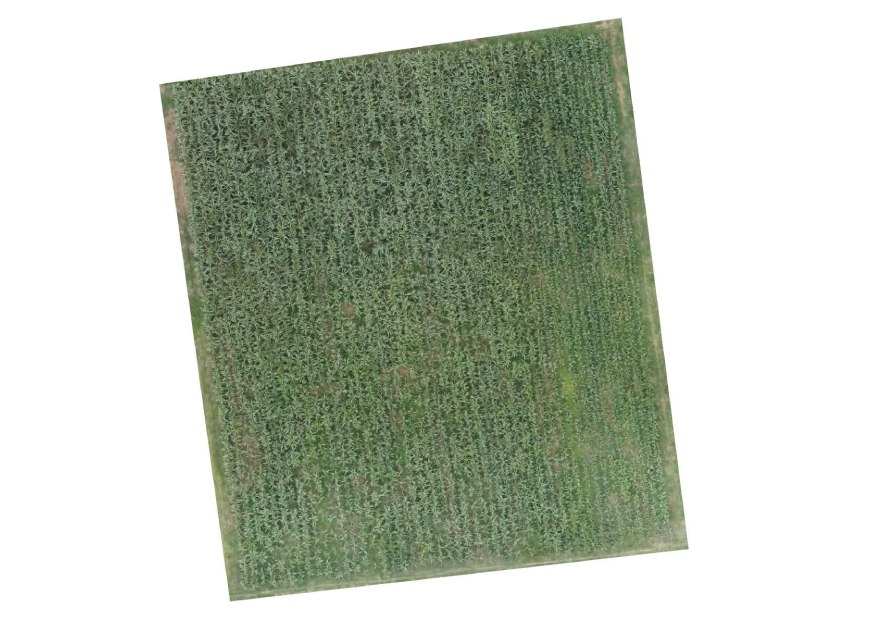
#> input picture Tebu 11.jpg, 3509 x 2480 px, found by its file name (shown at 1/4 size)
$ jupyter execute 'source code project akhir.ipynb'   (shell and % lines are left out)   (older library calls are emulated)
#> lines starting #> are read from the running program, lines starting #| are printed output that depends on the picture; after the words box and inside, x2 and y2 are one past the last pixel; in counts of white or black regions, pixels touching at a corner belong together; long printed decimals are rounded
# project akhir

[cell 1]
from google.colab import drive
drive.mount('/content/drive')

[cell 2]
# Masukan Libraries
import cv2
import numpy as np

import matplotlib.pyplot as plt

[cell 3]
# masukan gambar yang ingin dihitung
filename = '/content/drive/MyDrive/tebu jpg/Tebu 11.jpg'

[cell 4]
image = cv2.imread(filename)
#> image is the input picture: shape (2480, 3509, 3); mean B, G, R 180.2, 194.7, 186.6
plt.imshow(image)

[cell 5]
hsv_image = cv2.cvtColor(image, cv2.COLOR_BGR2HSV)
#> hsv_image: shape (2480, 3509, 3); mean H, S, V 21.8, 32.2, 194.7
plt.imshow(hsv_image, cmap='hsv')

[cell 6]
threshold, binary_image = cv2.threshold(hsv_image[:, :, 2], 120, 210, cv2.THRESH_BINARY | cv2.THRESH_OTSU)
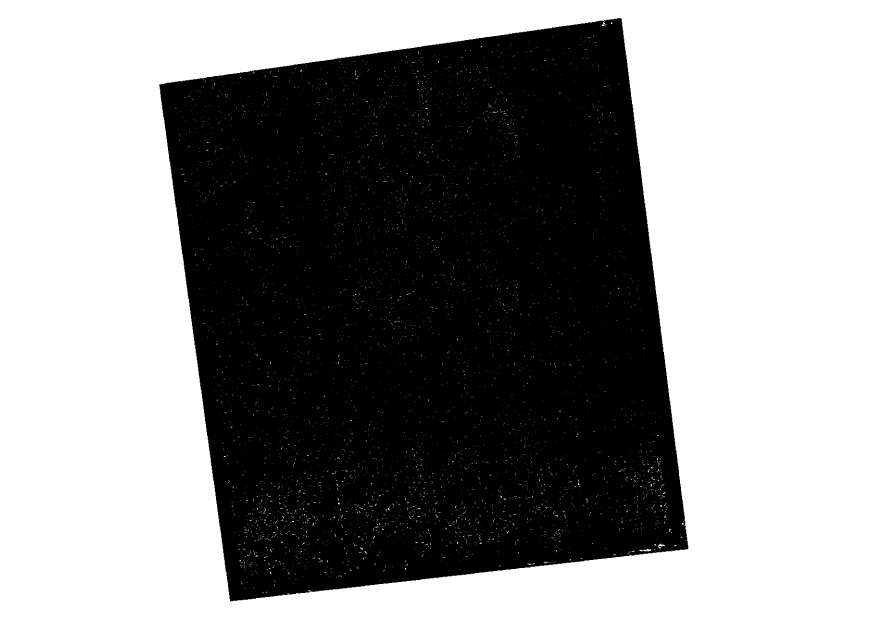
#> binary_image: shape (2480, 3509) (shown at 1/4 size); values 0 (black) and 210 (white), 55.2% white; 31 black regions (30 under 20 px), largest, box (x1, y1, x2, y2) and area: (637, 73, 2753, 2405) 3898072
#> threshold = 187
plt.imshow(binary_image, cmap='binary')

Range was found by searching different values

OTSU performed better than other methods

The output image consists of pixel value 0 for the tress and 1 for the background

[cell 7]
from skimage import filters
import numpy as np

image_denoised = filters.median(binary_image, selem=np.ones((5, 5)))
#> image_denoised: shape (2480, 3509); values 0 (black) and 210 (white), 54.9% white; 1 black region, box (x1, y1, x2, y2) and area: (637, 73, 2753, 2405) 3923660
plt.imshow(image_denoised, cmap='binary')

Better than the previous plot..!!

[cell 8]
binary_image = image_denoised

[cell 9]
kernel = np.ones((4, 4), dtype='uint8')
print(kernel)
plt.imshow(kernel, cmap='binary')
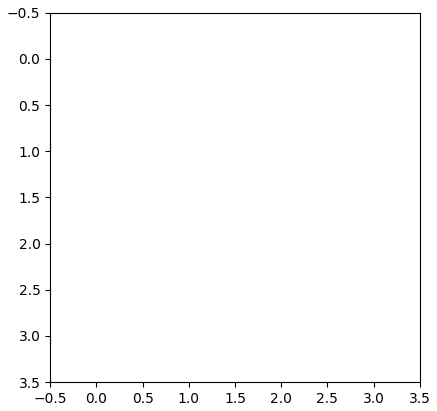
#> figure drawn by matplotlib, 1 panel

[cell 10]
morph_closed_image = cv2.morphologyEx(binary_image, cv2.MORPH_CLOSE, kernel)
#> morph_closed_image: shape (2480, 3509); values 0 (black) and 210 (white), 54.9% white; 1 black region, box (x1, y1, x2, y2) and area: (638, 74, 2754, 2406) 3923619
plt.imshow(morph_closed_image, cmap='binary')

[cell 11]
dist_transform_image = cv2.distanceTransform(morph_closed_image, cv2.DIST_L2, cv2.DIST_MASK_PRECISE)
plt.imshow(dist_transform_image, cmap='binary')

[cell 12]
border_size = 25
dist_border = cv2.copyMakeBorder(dist_transform_image, border_size, border_size, border_size, border_size,
                                cv2.BORDER_CONSTANT | cv2.BORDER_ISOLATED, 0)
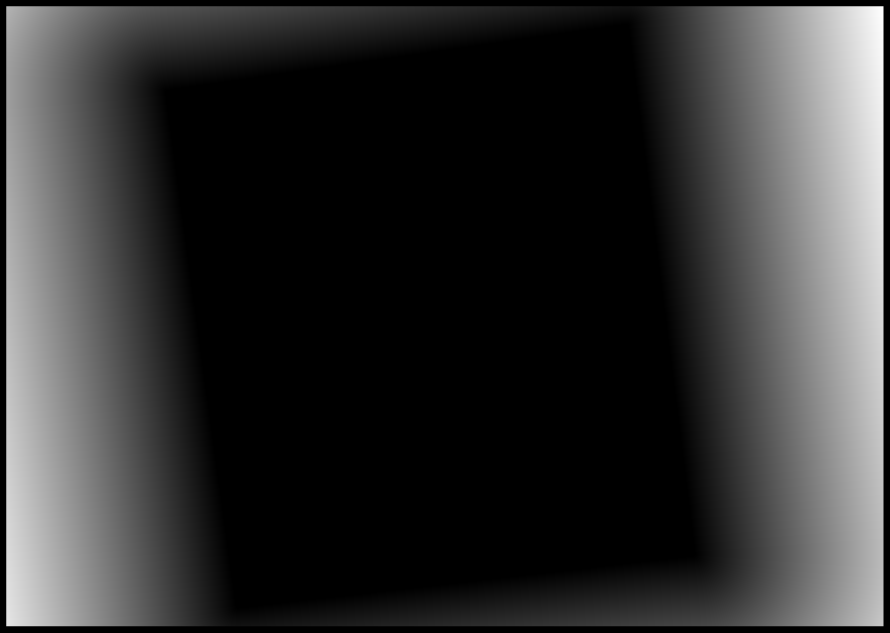
#> dist_border: shape (2530, 3559) float32 (shown at 1/4 size); min 0, max 1022.5, mean 198.2; drawn with min black and max white
plt.imshow(dist_border, cmap='binary')

Let's perform some template matching now. I have extracted image of a single tree choosen at random from the image..

It is saved as template.jpg

[cell 13]
gap = 8

template_file = cv2.imread('/content/drive/MyDrive/tebu jpg/Uji tebu.jpg')
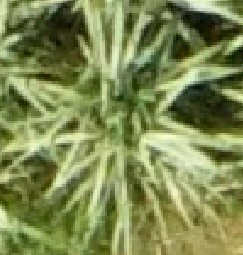
#> input picture Uji tebu.jpg, 243 x 255 px, found by its file name
#> template_file is the input picture: shape (255, 243, 3); mean B, G, R 82.3, 137.8, 126.7
template_file = cv2.resize(template_file, (64, 64))
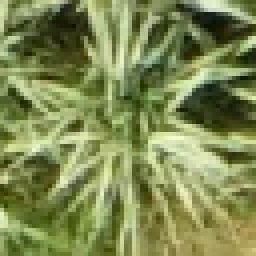
#> template_file: shape (64, 64, 3) (shown 4 times larger); mean B, G, R 82.3, 137.8, 126.6
template_file = cv2.cvtColor(template_file, cv2.COLOR_BGR2HSV)
#> template_file: shape (64, 64, 3); mean H, S, V 36.5, 117, 138.2

_, kernel2 = cv2.threshold(template_file[:, :, 2], 120, 210, cv2.THRESH_BINARY | cv2.THRESH_OTSU)
#> kernel2: shape (64, 64); values 0 (black) and 210 (white), 53.4% white; 46 black regions (34 under 20 px), largest, box (x1, y1, x2, y2) and area: (29, 0, 64, 38) 683, (1, 0, 26, 25) 366, (0, 38, 24, 61) 273

# median filtering the teamplate also..!!

image_denoised = filters.median(kernel2, selem=np.ones((5, 5)))
#> image_denoised: shape (64, 64); values 0 (black) and 210 (white), 56.8% white; 16 black regions (8 under 20 px), largest, box (x1, y1, x2, y2) and area: (29, 0, 64, 36) 768, (2, 0, 26, 25) 363, (0, 39, 22, 59) 282
plt.imshow(image_denoised, cmap='binary')

Loaded the template file and converted it to HSV channel and did the same thresholding done to the original image to get the template that we can use for matching with the actual image.!!

Also, applied some denoising with median filter.. - Perfromed better than without filtering

[cell 14]
kernel2 = image_denoised

[cell 15]
# for the opencv to consider the kernal template we made it must be a binary image with 0 and 1
# let's convert the pixel values to 0's and 1's - ofcourse there are better methods :D

for i in range(len(kernel2)):
    for j in range(len(kernel2[i])):
        if kernel2[i][j] != 0:
            kernel2[i][j] = 1
#> this loop made 64 passes

[cell 16]
# let's give some padding to our template - chosen after some trial and error.!!
kernel2 = cv2.copyMakeBorder(kernel2, gap, gap, gap, gap, cv2.BORDER_CONSTANT | cv2.BORDER_ISOLATED, 0)
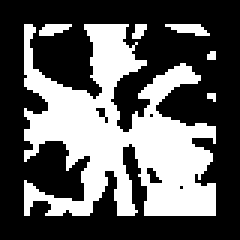
#> kernel2: shape (80, 80) (shown 3 times larger); values 0 (black) and 1 (white), 36.4% white; 6 white regions (3 under 20 px), largest, box (x1, y1, x2, y2) and area: (8, 8, 72, 72) 2226, (55, 8, 70, 12) 38, (13, 8, 24, 12) 31
plt.imshow(kernel2, cmap='binary')

[cell 17]
# let's now apply distance transform on the template..!!
dist_trans_template = cv2.distanceTransform(kernel2, cv2.DIST_L2, cv2.DIST_MASK_PRECISE)
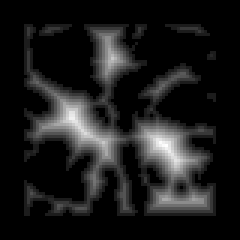
#> dist_trans_template: shape (80, 80) float32 (shown 3 times larger); min 0, max 9.06, mean 0.993; drawn with min black and max white
plt.imshow(dist_trans_template, cmap='binary')

[cell 18]
# Finally, now we can try to match our template - not on the actual image but on the outputs of distance transforms
# simply because it is working better.!!
template_matched = cv2.matchTemplate(dist_border, dist_trans_template, cv2.TM_CCOEFF_NORMED)
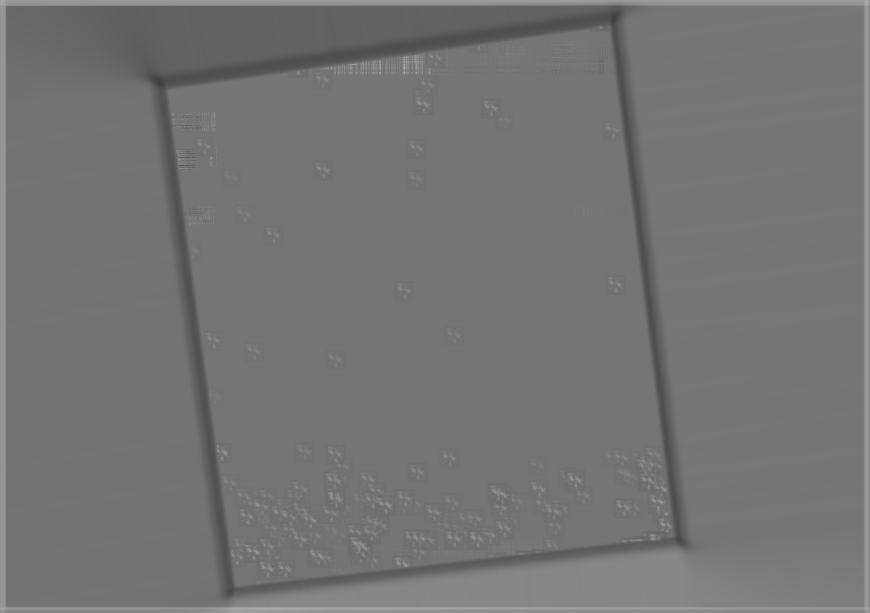
#> template_matched: shape (2451, 3480) float32 (shown at 1/4 size); min -0.705, max 0.83, mean -0.00339; drawn with min black and max white
plt.imshow(template_matched, cmap='binary')

[cell 19]
# Now let's threshold the template matched image..!!

mn, mx, _, _ = cv2.minMaxLoc(template_matched)
#> mn = -0.705; mx = 0.83
th, peaks = cv2.threshold(template_matched, 0.10, 0.60, cv2.THRESH_BINARY)
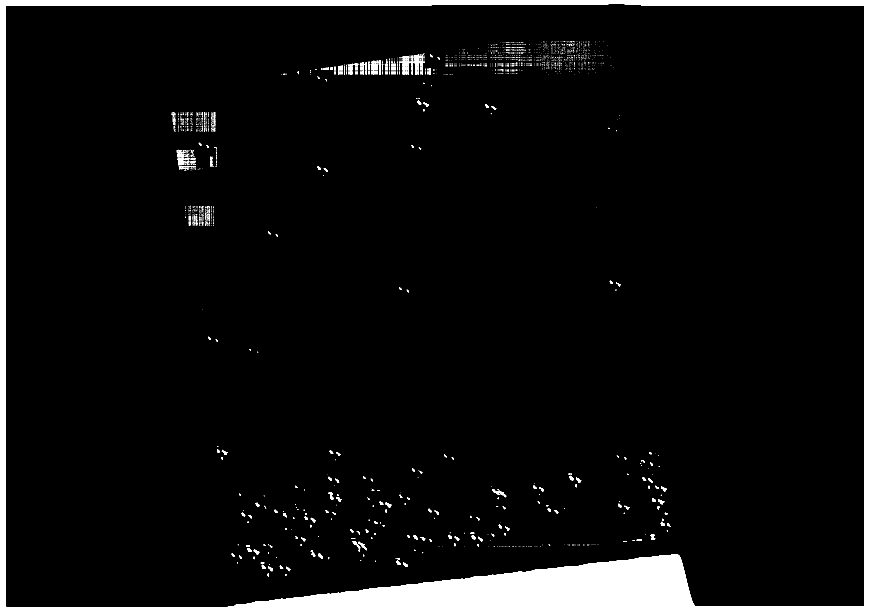
#> peaks: shape (2451, 3480) float32 (shown at 1/4 size); values 0 (black) and 0.6 (white), 5.7% white; 4013 white regions (3768 under 20 px), largest, box (x1, y1, x2, y2) and area: (0, 0, 3480, 2451) 461281, (1970, 1956, 2025, 1989) 515, (1410, 2164, 1441, 2207) 337

# let's go for the peak value in the template matched image..!
peaks8u = cv2.convertScaleAbs(peaks)
#> peaks8u: shape (2451, 3480); values 0 (black) and 1 (white), 5.7% white; 4013 white regions (3768 under 20 px)

# find the coutnours in the peaks
contours, hierarchy = cv2.findContours(peaks8u, cv2.RETR_CCOMP, cv2.CHAIN_APPROX_SIMPLE)
#> contours = 4077 contours, 3904 with area under 20; largest, box (x1, y1, x2, y2) and area: (0, 0, 3480, 2451) 8517484, (22, 12, 3458, 2430) 8065598, (24, 2440, 609, 2446) 2504, (3250, 2441, 3456, 2446) 724, (1970, 1956, 2025, 1989) 434
peaks8u = cv2.convertScaleAbs(peaks)

[cell 20]
plt.imshow(peaks8u, cmap='binary')

[cell 21]
copy = cv2.imread(filename)

[cell 22]
count = 0
manual = 2254

for i in range(len(contours)):

    if cv2.contourArea(contours[i]) < 150:
        continue

    x, y, w, h = cv2.boundingRect(contours[i])

    cv2.rectangle(copy, (x, y), (x+w, y+h), (0, 255, 255), 2)
    cv2.drawContours(copy, contours, i, (0, 0, 255), 2)

    count += 1
#> this loop made 4077 passes
#> (x, y, w, h) on passes 9, 22, 29: (1612, 2249, 20, 19), (1273, 2214, 19, 21), (1015, 2197, 23, 20)
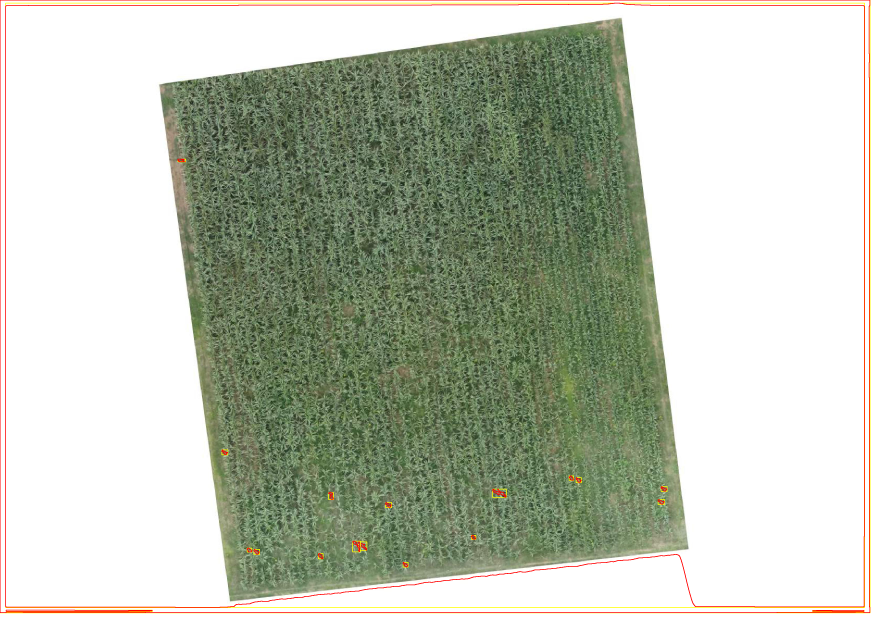
#> copy: shape (2480, 3509, 3) (shown at 1/4 size); mean B, G, R 177.1, 192.6, 186.8
#> after the loop, count = 20

accuration = count*100/manual
#> accuration = 0.887


print('Number of trees count : ', count)
#| Number of trees count :  20
print('Real number of trees: ', manual)
print('Acuration: ', accuration, '%')
#| Acuration:  0.8873 %

plt.axis('off')
plt.imshow(copy)
